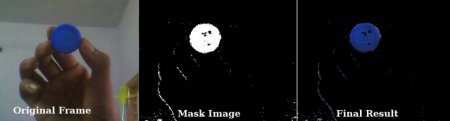
#> input picture openCV/frame.jpg, 450 x 121 px
$ python image.py
#> lines starting #> are read from the running program, lines starting #| are printed output that depends on the picture; after the words box and inside, x2 and y2 are one past the last pixel; in counts of white or black regions, pixels touching at a corner belong together
import cv2
import numpy as np
from matplotlib import pyplot as plt

img = cv2.imread('frame.jpg')
#> img is the input picture: shape (121, 450, 3); mean B, G, R 34.8, 34.6, 34.9
hsv = cv2.cvtColor(img, cv2.COLOR_BGR2HSV)
#> hsv: shape (121, 450, 3); mean H, S, V 23.9, 32, 38.8
lower_blue = np.array([110,50,50])
upper_blue = np.array([130,255,255])
mask_blue = cv2.inRange(hsv, lower_blue, upper_blue)
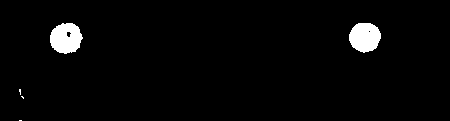
#> mask_blue: shape (121, 450); 2.8% white; 5 white regions (3 under 20 px), largest, box (x1, y1, x2, y2) and area: (50, 23, 83, 54) 768, (349, 23, 381, 53) 741
res = cv2.bitwise_and(img, img, mask= mask_blue)
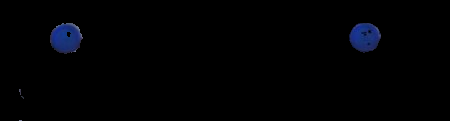
#> res: shape (121, 450, 3); mean B, G, R 3.2, 1.4, 0.9
cv2.imshow('res',res)
cv2.waitKey(0)
cv2.destroyAllWindows()
